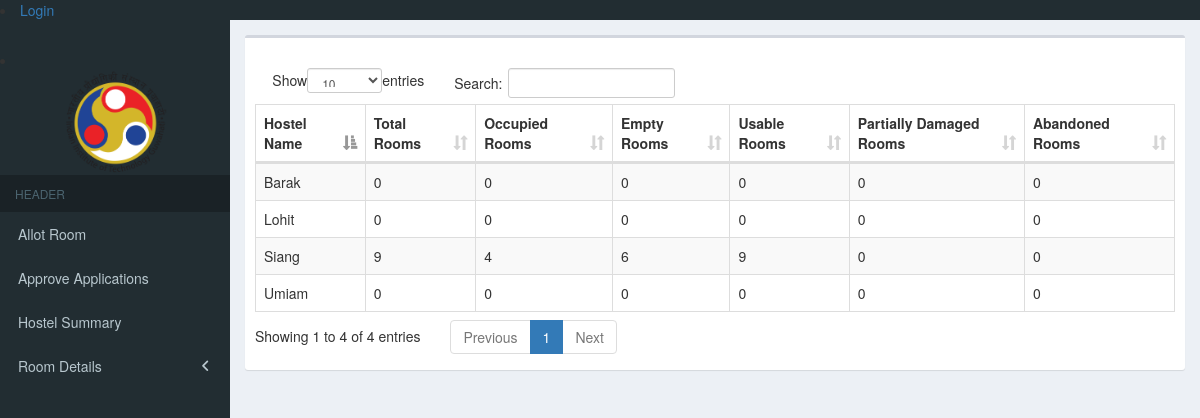
Screenshot of /hab_portal/hab_app/chrHostelSummary/ with the database file from the repository.
### hab_app/models.py (models this page shows, shortened)
class AllHostelMetaData(models.Model):
    class Meta:
        verbose_name = "AllHostelMetaData"
        verbose_name_plural = "AllHostelMetaData"
    hostelName = models.CharField(max_length=255,primary_key=True,choices = HOSTEL_CHOICES)
    hostelCode = models.CharField(max_length=255,unique=True)
    hostelGensec = models.CharField(max_length=255,null=False)
    hostelCTid = models.CharField(max_length=255,unique=True)
    hostelRoom = models.CharField(max_length=255,unique=True)
    hostelRoomOccupant = models.CharField(max_length=255,unique=True)
    hostelViewPermission = models.CharField(max_length=255,null=False)

### hab_app/views.py (the view)
def chrHostelSummary(request):
    hostels = AllHostelMetaData.objects.all()
    hostel_names = list()
    hostelSummary = list()
    for i in hostels:
        curr_hostel = list()
        hostel = i.hostelName
        ROtable = AllHostelMetaData.objects.get(hostelName__iexact = hostel)
        relation_table = ROtable.hostelRoomOccupant
        room_table = ROtable.hostelRoom
        relation_model = apps.get_model(app_label='hab_app', model_name=relation_table)
        room_model = apps.get_model(app_label='hab_app', model_name=room_table)
        relation = relation_model.objects.all()
        occupants = list()
        room_list = list()
        for i in relation:
            if OccupantDetails.objects.filter(idNo__iexact=i.occupantId).count() == 1:
                occupants.append(OccupantDetails.objects.get(idNo__iexact=i.occupantId))
                if room_model.objects.filter(roomNo = i.roomNo).count() == 1:
                    room_list.append(room_model.objects.get(roomNo = i.roomNo))
        zipped = zip(room_list,occupants)
        empty_rooms = list()
        all_rooms = room_model.objects.all()
        curr_hostel.append(len(all_rooms))
        curr_hostel.append(len(room_list))
        abandoned=0
        usable=0
        partial=0
        for i in all_rooms:
            if i.roomStatus == "Abandoned":
                abandoned= abandoned+1
            if i.roomStatus == "Usable":
                usable=usable+1
            if i.roomStatus == "Partially Damaged":
                partial=partial+1
            flag = 0
            for j in room_list:
                if i.roomNo == j.roomNo:
                    flag = 1
                    break
            if flag == 0:
                empty_rooms.append(i)
        curr_hostel.append(len(empty_rooms))
        curr_hostel.append(usable)
        curr_hostel.append(partial)
        curr_hostel.append(abandoned)
        hostelSummary.append(curr_hostel)
        zipped_summary = zip(hostelSummary,hostels)
    return render(request,'hab_app/chrHostelSummary.html',{'zipped_summary':zipped_summary,'hostels':hostels})

### templates/hab_app/chrHostelSummary.html
{% extends "hab_app/chrView.html" %}
{% block body_block %}
  <thead>
      <tr>
          <th>Hostel Name</th>
          <th>Total Rooms</th>
          <th>Occupied Rooms</th>
          <th>Empty Rooms</th>
          <th>Usable Rooms</th>
          <th>Partially Damaged Rooms</th>
          <th>Abandoned Rooms</th>
      </tr>
  </thead>
  <tbody>
    {% for i,j in zipped_summary %}
    <tr>
          <td>{{ j.hostelName }}</td>
          {% for z in i%}
          <td>{{ z }}</td>
          {% endfor %}
      </tr>
      {% endfor %}
  </tbody>
{% endblock %}

### rows the page displays
AllHostelMetaData: hostelName "Siang", i "9" "4" "6" "9" "0" "0"
AllHostelMetaData: hostelName "Lohit", i "0" "0" "0" "0" "0" "0"
AllHostelMetaData: hostelName "Barak", i "0" "0" "0" "0" "0" "0"
AllHostelMetaData: hostelName "Umiam", i "0" "0" "0" "0" "0" "0"
